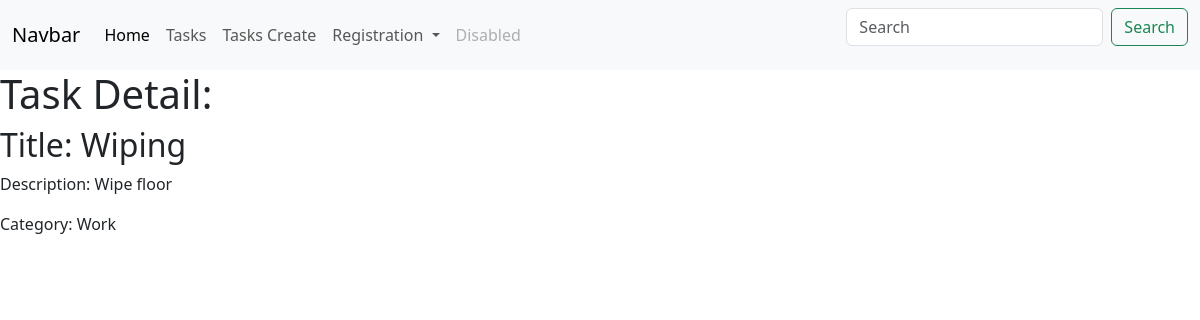
/tasks/1/, run on the app's committed database.
### tasks/models.py (models this page shows, shortened)
class Task(models.Model):
    title = models.CharField(max_length=100)
    description = models.TextField()
    category = models.ForeignKey('Category', on_delete=models.CASCADE, related_name='tasks', null=True, blank=True)

class Category(models.Model):
    name = models.CharField(max_length=100)
    def __str__(self):
        return self.name

### tasks/views.py (the view)
# urls.py: path('tasks/<int:id>/', views.task_detail_view),
def task_detail_view(request, id):
    task = Task.objects.get(id=id)
    return render(request, 'task_detail.html', {'task': task})

### templates/task_detail.html
{% extends 'navbar.html' %}
{% load static %}
{% block content %}
<h1>Task Detail: </h1>
<h2>Title: {{ task.title }}</h2>
<p>Description: {{ task.description }}</p>
<p class="card-text">Category: {{ task.category }}</p>
{% endblock %}

### data on the page
Task: title "Wiping", description "Wipe floor", category "Work"
